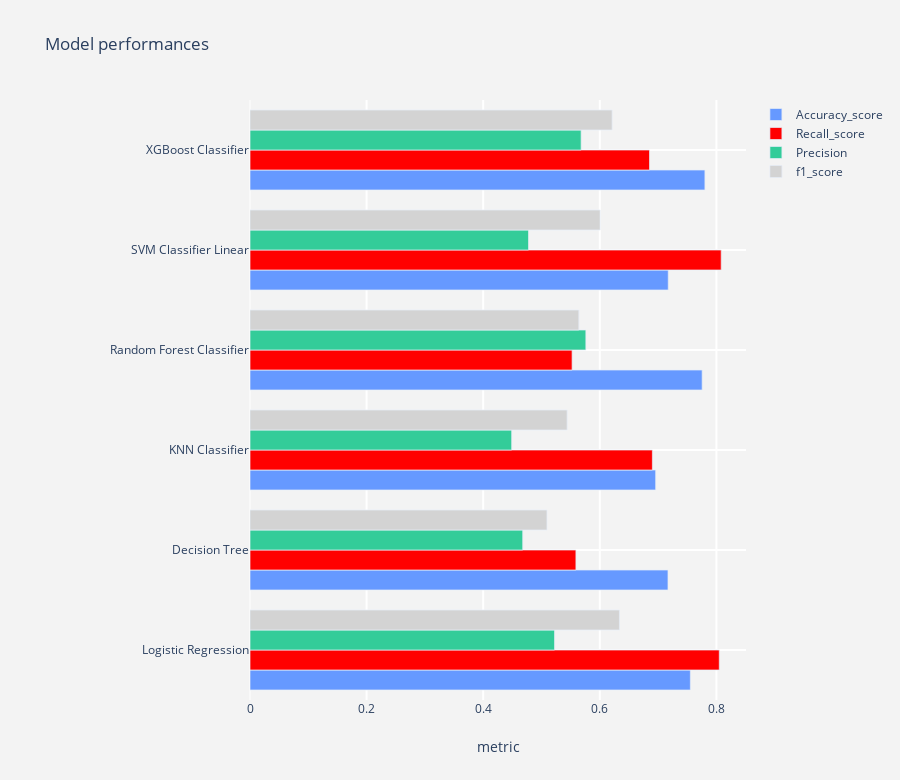

Notebook code for this chart:
### Code cell
# LogisticRegression
name = "Logistic Regression"
logit = LogisticRegression()
model1 = model_report(logit,X_train_smote,X_test,y_train_smote,y_test,name)

# DecisionTree Classifier
name = "Decision Tree"
decision_tree = DecisionTreeClassifier(random_state = 0)
# X_train_resampled,X_test,y_train_resampled,y_test,name
model2 = model_report(decision_tree,X_train_smote,X_test,y_train_smote,y_test,name)

# KNeighborsClassifier
name = "KNN Classifier"
knn = KNeighborsClassifier(n_neighbors=3)
model3 = model_report(knn,X_train_smote,X_test,y_train_smote,y_test,name)

name = "Random Forest Classifier"
rfc = RandomForestClassifier(random_state=0)
model4 = model_report(rfc,X_train_smote,X_test,y_train_smote,y_test,name)

name = "SVM Classifier Linear"
svc  = SVC(gamma='auto', kernel='linear')
model5 = model_report(svc,X_train_smote,X_test,y_train_smote,y_test,name)

name = "XGBoost Classifier"
xgc = XGBClassifier()
model6 = model_report(xgc,X_train_smote,X_test,y_train_smote,y_test,name)

#concat all models
model_performances = pd.concat([model1,model2,model3,model4,
                                model5,model6],axis = 0).reset_index()

model_performances = model_performances.drop(columns = "index",axis =1)
display(model_performances)

plot_tracers(model_performances)

### Figure 1 — Plotly figure (JSON) as saved in the notebook; plotly's stock layout.template omitted (floating-point values rounded to 4 significant figures)
{"data": [{"marker": {"color": "#6699FF", "line": {"width": 0.7}}, "name": "Accuracy_score", "orientation": "h", "type": "bar", "x": [0.7553, 0.7169, 0.6958, 0.7755, 0.7174, 0.7803], "y": ["Logistic Regression", "Decision Tree", "KNN Classifier", "Random Forest Classifier", "SVM Classifier Linear", "XGBoost Classifier"]}, {"marker": {"color": "red", "line": {"width": 0.7}}, "name": "Recall_score", "orientation": "h", "type": "bar", "x": [0.8049, 0.559, 0.6902, 0.5525, 0.8082, 0.6852], "y": ["Logistic Regression", "Decision Tree", "KNN Classifier", "Random Forest Classifier", "SVM Classifier Linear", "XGBoost Classifier"]}, {"marker": {"color": "#33CC99", "line": {"width": 0.7}}, "name": "Precision", "orientation": "h", "type": "bar", "x": [0.5223, 0.4678, 0.4488, 0.5761, 0.4777, 0.5679], "y": ["Logistic Regression", "Decision Tree", "KNN Classifier", "Random Forest Classifier", "SVM Classifier Linear", "XGBoost Classifier"]}, {"marker": {"color": "lightgrey", "line": {"width": 0.7}}, "name": "f1_score", "orientation": "h", "type": "bar", "x": [0.6335, 0.5093, 0.5439, 0.564, 0.6005, 0.6211], "y": ["Logistic Regression", "Decision Tree", "KNN Classifier", "Random Forest Classifier", "SVM Classifier Linear", "XGBoost Classifier"]}], "layout": {"height": 780, "margin": {"l": 250}, "paper_bgcolor": "rgb(243,243,243)", "plot_bgcolor": "rgb(243,243,243)", "title": {"text": "Model performances"}, "xaxis": {"gridcolor": "rgb(255, 255, 255)", "gridwidth": 2, "ticklen": 5, "title": {"text": "metric"}, "zerolinewidth": 1}, "yaxis": {"gridcolor": "rgb(255, 255, 255)", "gridwidth": 2, "ticklen": 5, "zerolinewidth": 1}}}
